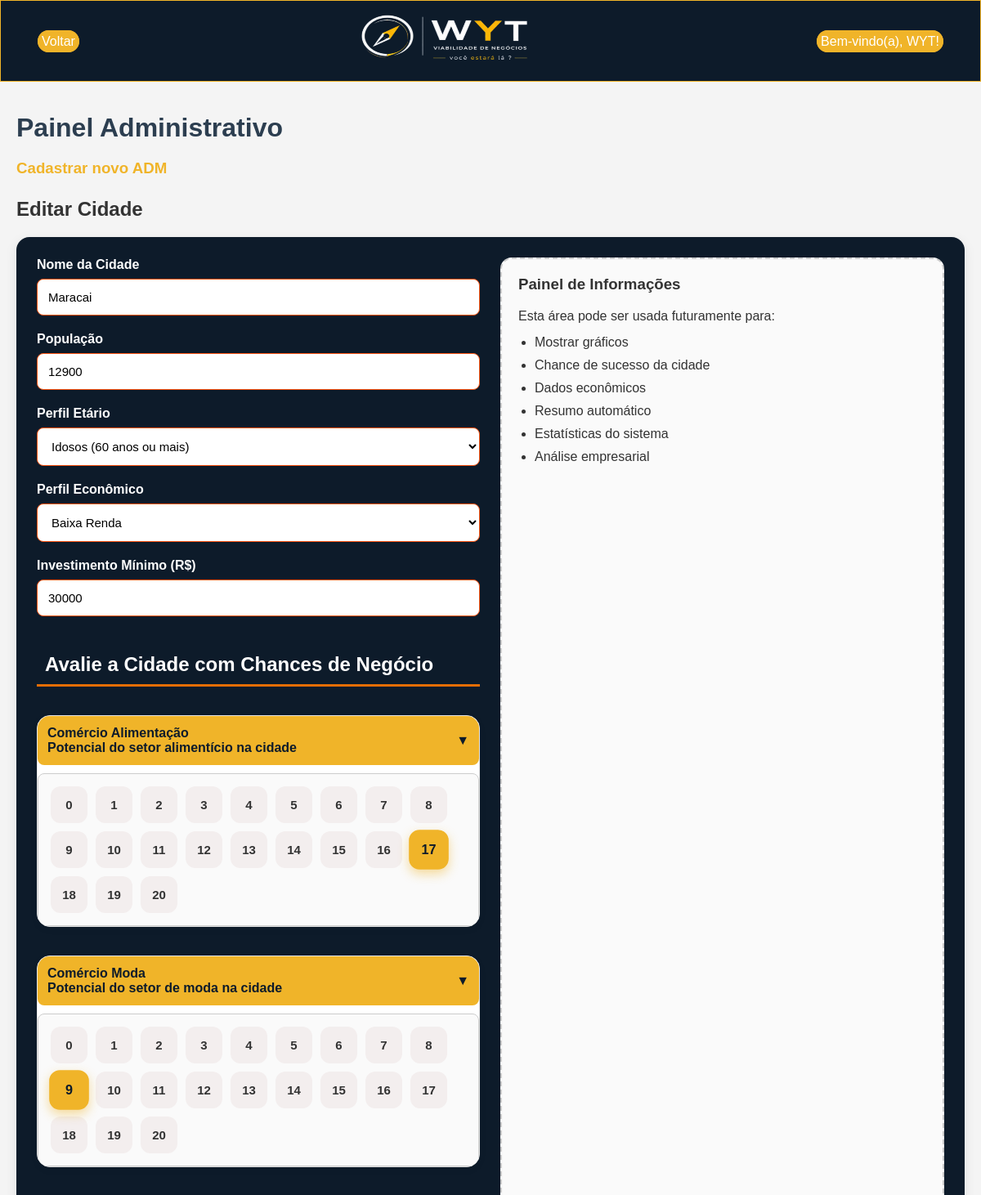
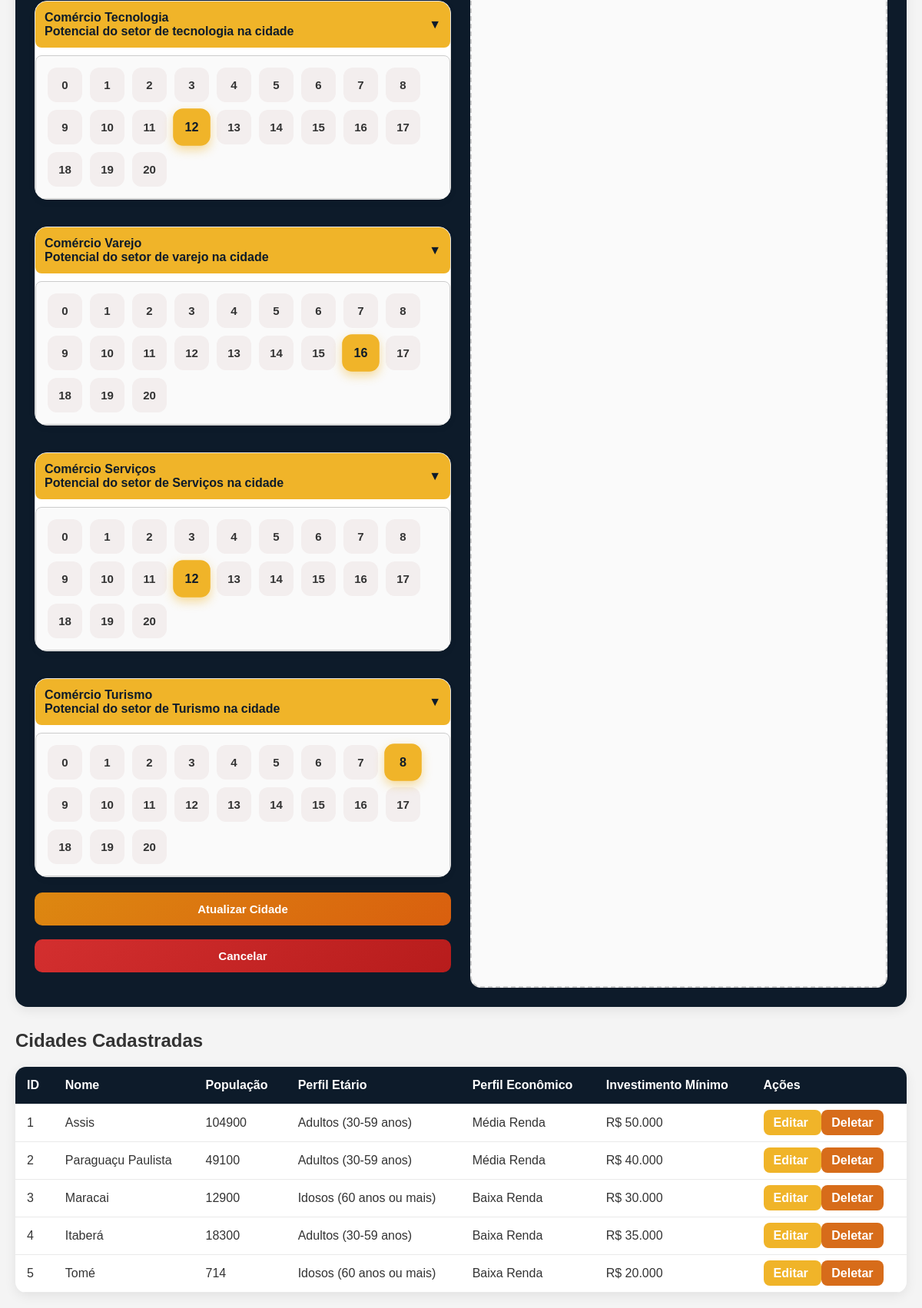
/Pages/adm/index.php?edit=3 (signed in), run on the app's committed database (2 pictures, top to bottom).
### tables this page shows
CREATE TABLE `cidades` (
  `id` int(11) NOT NULL,
  `nome` varchar(255) NOT NULL,
  `populacao_quant` int(11) NOT NULL,
  `perfil_etario` varchar(255) NOT NULL,
  `perfil_economico` varchar(255) NOT NULL,
  `comercio_alimentacao` int(11) NOT NULL,
  `comercio_moda` int(11) NOT NULL,
  `comercio_tecnologia` int(11) NOT NULL,
  `comercio_varejo` int(11) NOT NULL,
  `comercio_servicos` int(11) NOT NULL,
  `comercio_turismo` int(11) NOT NULL,
  `investimento_minimo` int(11) NOT NULL DEFAULT 0
);

### BE/Controller/adm/cidadeC.php (called while the page is built, shortened)
<?php
require_once __DIR__ . '/../../Model/adm/cidadeM.php';
class CidadeController {
    private $model;
    public function __construct() {
        $this->model = new CidadeModel();
    }
    public function index() {
        return $this->model->getAll();
    }
    public function edit($id) {
        return $this->model->getById($id);
    }
}

### BE/Model/adm/cidadeM.php (called while the page is built, shortened)
<?php
require_once __DIR__ . '/../../DB/Database.php';
class CidadeModel {
    private $pdo;
    public function __construct() {
        global $pdo;
        $this->pdo = $pdo;
    }
    public function getAll() {
        $stmt = $this->pdo->query("SELECT * FROM cidades");
        return $stmt->fetchAll(PDO::FETCH_ASSOC);
    }
    public function getById($id) {
        $stmt = $this->pdo->prepare("SELECT * FROM cidades WHERE id = ?");
        $stmt->execute([$id]);
        return $stmt->fetch(PDO::FETCH_ASSOC);
    }
}

### Pages/adm/index.php (the view, shortened to what this page needs)
<?php
require_once __DIR__ . '/../../BE/Controller/adm/cidadeC.php';
$controller = new CidadeController();
$cidadeEdit = null;
if (isset($_GET['edit'])) {
    $cidadeEdit = $controller->edit($_GET['edit']);
}
$cidades = $controller->index();
?>
<!DOCTYPE html>
<html lang="pt-br">
<head>
    <link rel="stylesheet" href="../../CSS/index.css">
</head>
<body>
    <nav class="nav1">
        <header>
            <p><a href="http://localhost/viabilidade-wyt/index.php">Voltar</a></p>
            <img width="100" height="100" src="../../img/logo.png" alt="Logo" class="logo">
            <?php
            if (isset($_SESSION['empresa_id'])) {
                echo "<p><a href='../../Pages/perfilUsuarios.php?id=" . $_SESSION['empresa_id'] . "'>Bem-vindo(a), " . $_SESSION['nome'] . "!</a></p>";
            } elseif (!isset($_SESSION['empresa_id'])) {
                echo "<p><a href='../../Pages/cadastroEMPRESA.php'><strong>Cadastre-se</strong></a></p> <p>ou</p> <p><a href='../../Pages/login.php'><strong>Faça login</strong></a></p>";
            }
            ?>
        </header>
    </nav>
<div class="container">
<br>
    <h1>Painel Administrativo</h1>
    <h3><a href="../cadastroEMPRESA.php?cargo=ADM">Cadastrar novo ADM</a></h3>
    <h2>
        <?= isset($cidadeEdit) && $cidadeEdit ? 'Editar Cidade' : 'Criar Nova Cidade' ?>
    </h2>
    <form method="POST">
        <div class="form-container">
            <div class="form-left">
                <div class="form-group">
                    <label>Nome da Cidade</label>
                    <input
                        type="text"
                        name="nome"
                        value="<?= htmlspecialchars($cidadeEdit['nome'] ?? '') ?>"
                        required>
                </div>
                <div class="form-group">
                    <label>População</label>
                    <input
                        type="number"
                        name="populacao"
                        min="1000"
                        max="5000000"
                        placeholder="0000000"
                        value="<?= htmlspecialchars($cidadeEdit['populacao_quant'] ?? '') ?>">
                    </div>
                <div class="form-group">
                    <label>Perfil Etário</label>
                    <select name="perfil_etario">
                        <option value="Idosos (60 anos ou mais)"
                            <?= (($cidadeEdit['perfil_etario'] ?? '') == 'Idosos (60 anos ou mais)') ? 'selected' : '' ?>>
                            Idosos (60 anos ou mais)
                        </option>
                    </select>
                </div>
                <div class="form-group">
                    <label>Perfil Econômico</label>
                    <select name="perfil_economico">
                        <option value="Baixa Renda" <?= (($cidadeEdit['perfil_economico'] ?? '') == 'Baixa Renda') ? 'selected' : '' ?>>
                            Baixa Renda
                        </option>
                    </select>
                </div>
                <div class="form-group">
                    <label>Investimento Mínimo (R$)</label>
                    <input
                        type="number"
                        name="investimento_minimo"
                        min="1000"
                        step="1000"
                        placeholder="Ex: 50000"
                        value="<?= htmlspecialchars($cidadeEdit['investimento_minimo'] ?? '') ?>"
                        required>
                </div>
 <h2 style="background: #0d1b2a; color: white; padding: 10px;">Avalie a Cidade com Chances de Negócio</h2>
<div name=" GERAL ">
    <div class="business-section">
        <div class="score-card">
            <button
                type="button"
                class="toggle-btn"
                onclick="toggleBox('alimentacao-box')">
                <div>
                    Comércio Alimentação
                    <div class="score-subtitle">
                        Potencial do setor alimentício na cidade
                    </div>
                </div>
                <span>▼</span>
            </button>
            <div id="alimentacao-box" class="hidden-box">
                <?php for ($i = 0; $i <= 20; $i++): ?>
                    <label class="radio-item">
                        <span><?= $i ?></span>
                    </label>
                <?php endfor; ?>
            </div>
        </div>
    </div>
    <div class="business-section">
        <div class="score-card">
            <button
                type="button"
                class="toggle-btn"
                onclick="toggleBox('moda-box')">
                <div>
                    Comércio Moda
                    <div class="score-subtitle">
                        Potencial do setor de moda na cidade
                    </div>
                </div>
                <span>▼</span>
            </button>
            <div id="moda-box" class="hidden-box">
                <?php for ($i = 0; $i <= 20; $i++): ?>
                    <label class="radio-item">
                        <span><?= $i ?></span>
                    </label>
                <?php endfor; ?>
            </div>
        </div>
    </div>
    <div class="business-section">
        <div class="score-card">
            <button
                type="button"
                class="toggle-btn"
                onclick="toggleBox('tecnologia-box')">
                <div>
                    Comércio Tecnologia
                    <div class="score-subtitle">
                        Potencial do setor de tecnologia na cidade
                    </div>
                </div>
                <span>▼</span>
            </button>
            <div id="tecnologia-box" class="hidden-box">
                <?php for ($i = 0; $i <= 20; $i++): ?>
                    <label class="radio-item">
                        <span><?= $i ?></span>
                    </label>
                <?php endfor; ?>
            </div>
        </div>
    </div>
    <div class="business-section">
        <div class="score-card">
            <button
                type="button"
                class="toggle-btn"
                onclick="toggleBox('varejo-box')">
                <div>
                    Comércio Varejo
                    <div class="score-subtitle">
                        Potencial do setor de varejo na cidade
                    </div>
                </div>
                <span>▼</span>
            </button>
            <div id="varejo-box" class="hidden-box">
                <?php for ($i = 0; $i <= 20; $i++): ?>
                    <label class="radio-item">
                        <span><?= $i ?></span>
                    </label>
                <?php endfor; ?>
            </div>
        </div>
    </div>
    <div class="business-section">
        <div class="score-card">
            <button
                type="button"
                class="toggle-btn"
                onclick="toggleBox('servicos-box')">
                <div>
                    Comércio Serviços
                    <div class="score-subtitle">
                        Potencial do setor de Serviços na cidade
                    </div>
                </div>
                <span>▼</span>
            </button>
            <div id="servicos-box" class="hidden-box">
                <?php for ($i = 0; $i <= 20; $i++): ?>
                    <label class="radio-item">
                        <span><?= $i ?></span>
                    </label>
                <?php endfor; ?>
            </div>
        </div>
    </div>
    <div class="business-section">
        <div class="score-card">
            <button
                type="button"
                class="toggle-btn"
                onclick="toggleBox('turismo-box')">
                <div>
                    Comércio Turismo
                    <div class="score-subtitle">
                        Potencial do setor de Turismo na cidade
                    </div>
                </div>
                <span>▼</span>
            </button>
            <div id="turismo-box" class="hidden-box">
                <?php for ($i = 0; $i <= 20; $i++): ?>
                    <label class="radio-item">
                        <span><?= $i ?></span>
                    </label>
                <?php endfor; ?>
            </div>
        </div>
    </div>
</div>
                <div class="form-group">
                    <?php if (isset($cidadeEdit) && $cidadeEdit): ?>
                        <button type="submit" name="update">Atualizar Cidade</button>
                       <br>
                        <button type="button" name="cancel" onclick="window.location.href='index.php'" >Cancelar</button>
                    <?php else: ?>
                        <button type="submit" name="create">Criar Cidade</button>
                    <?php endif; ?>
                </div>
            </div>
            <div class="form-right">
                <div class="info-box">
                    <h3>Painel de Informações</h3>
                    <p>
                        Esta área pode ser usada futuramente para:
                    </p>
                    <ul>
                        <li>Mostrar gráficos</li>
                        <li>Chance de sucesso da cidade</li>
                        <li>Dados econômicos</li>
                        <li>Resumo automático</li>
                        <li>Estatísticas do sistema</li>
                        <li>Análise empresarial</li>
                    </ul>
                </div>
            </div>
        </div>
    </form>
    <h2>Cidades Cadastradas</h2>
    <?php if (!empty($cidades)): ?>
        <table>
            <thead>
                <tr>
                    <th>ID</th>
                    <th>Nome</th>
                    <th>População</th>
                    <th>Perfil Etário</th>
                    <th>Perfil Econômico</th>
                    <th>Investimento Mínimo</th>
                    <th>Ações</th>
                </tr>
            </thead>
            <tbody>
                <?php foreach ($cidades as $cidade): ?>
                    <tr>
                        <td><?= htmlspecialchars($cidade['id']) ?></td>
                        <td><?= htmlspecialchars($cidade['nome']) ?></td>
                        <td><?= htmlspecialchars($cidade['populacao_quant']) ?></td>
                        <td><?= htmlspecialchars($cidade['perfil_etario']) ?></td>
                        <td><?= htmlspecialchars($cidade['perfil_economico']) ?></td>
                        <td>R$ <?= htmlspecialchars(number_format($cidade['investimento_minimo'], 0, ',', '.')) ?></td>
                        <td>
                            <a
                                href="?edit=<?= $cidade['id'] ?>"
                                class="btn-edit">
                                Editar
                            </a>
                            <a
                                href="?delete=<?= $cidade['id'] ?>"
                                class="btn-delete"
                                onclick="return confirm('Tem certeza que deseja deletar?');">
                                Deletar
                            </a>
                        </td>
                    </tr>
                <?php endforeach; ?>
            </tbody>
        </table>
    <?php else: ?>
        <p>Nenhuma cidade cadastrada.</p>
    <?php endif; ?>
    </div>
</body>
</html>

### data on the page
cidades: nome "Maracai", populacao "12900", perfil_etario "Idosos (60 anos ou mais)", perfil_economico "Baixa Renda", investimento_minimo "30000", id "3", populacao_quant "12900", investimento_minimo "30.000"
cidades: id "1", nome "Assis", populacao_quant "104900", perfil_etario "Adultos (30-59 anos)", perfil_economico "Média Renda", investimento_minimo "50.000"
cidades: id "2", nome "Paraguaçu Paulista", populacao_quant "49100", perfil_etario "Adultos (30-59 anos)", perfil_economico "Média Renda", investimento_minimo "40.000"
cidades: id "4", nome "Itaberá", populacao_quant "18300", perfil_etario "Adultos (30-59 anos)", perfil_economico "Baixa Renda", investimento_minimo "35.000"
cidades: id "5", nome "Tomé", populacao_quant "714", perfil_etario "Idosos (60 anos ou mais)", perfil_economico "Baixa Renda", investimento_minimo "20.000"

### other printed values
$_SESSION['nome'] "WYT"
